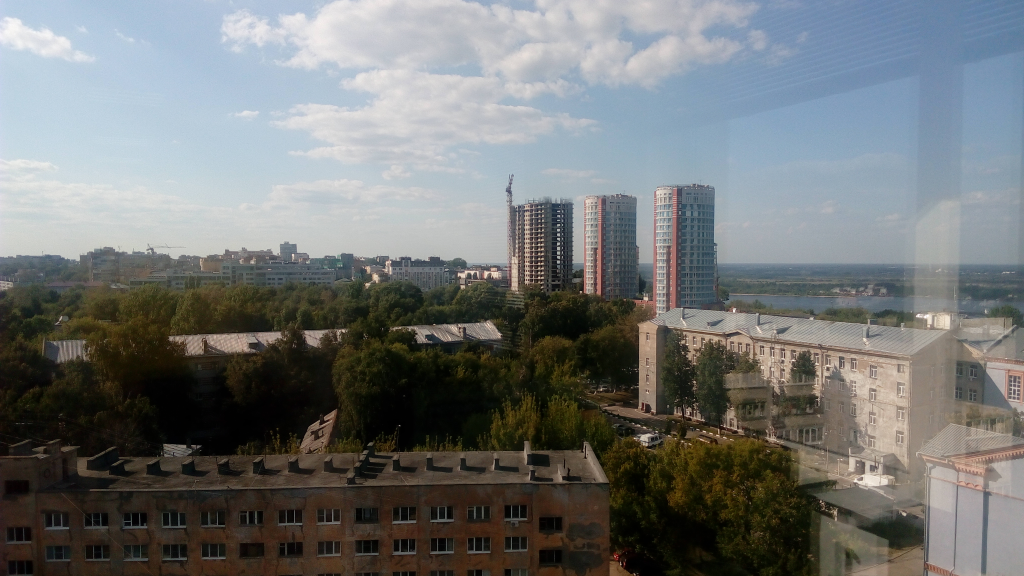
#> input picture Computer Vision_Practice/data/0.jpg, 4096 x 2304 px, given in place of the camera (shown at 1/4 size)
$ jupyter execute --allow-errors lecture5_practice.ipynb   (older library calls are emulated)
#> lines starting #> are read from the running program, lines starting #| are printed output that depends on the picture; after the words box and inside, x2 and y2 are one past the last pixel; in counts of white or black regions, pixels touching at a corner belong together; long printed decimals are rounded
[cell 1]
# p97 Binarization using Otsu algorithm
import cv2
import matplotlib.pyplot as plt

image = cv2.imread('Lena.png', cv2.IMREAD_GRAYSCALE)
otsu_thr, otsu_mask = cv2.threshold(image, -1, 255, cv2.THRESH_BINARY | cv2.THRESH_OTSU)
#> otsu_thr = 0
print('Estimated threshold (Otsu):', otsu_thr)
#| Estimated threshold (Otsu): 0.0

plt.figure(figsize=(6, 3))
plt.subplot(121)
plt.axis('off')
plt.title('original')
#> (the rest of this cell did not finish here and is left out)

[cell 2]
# p98 Finding external and internal contours
import cv2
import numpy as np
import matplotlib.pyplot as plt

image = cv2.imread('Lena.png', cv2.IMREAD_GRAYSCALE)
_, image = cv2.threshold(image, -1, 255, cv2.THRESH_BINARY | cv2.THRESH_OTSU)

contours, hierarchy = cv2.findContours(image, cv2.RETR_CCOMP, cv2.CHAIN_APPROX_SIMPLE)
#> contours = []

#> (the rest of this cell did not finish here and is left out)

[cell 3]
# p99 Extracting connected component
import cv2
import numpy as np
import matplotlib.pyplot as plt

img = cv2.imread('Lena.png', cv2.IMREAD_GRAYSCALE)
_, bw = cv2.threshold(img, -1, 255, cv2.THRESH_BINARY | cv2.THRESH_OTSU)

connectivity = 8
num_labels, labelmap = cv2.connectedComponents(bw, connectivity, cv2.CV_32S)
#> num_labels = 1; labelmap = None
#> (the rest of this cell did not finish here and is left out)

[cell 4]
# p100 Fitting lines and circles
import cv2
import numpy as np
import random
import matplotlib.pyplot as plt

img = np.full((512, 512, 3), 255, np.uint8)

axes = (int(256 * random.uniform(0, 1)), int(256 * random.uniform(0, 1)))
angle = int(180 * random.uniform(0, 1))
center = (256, 256)

pts = cv2.ellipse2Poly(center, axes, angle, 0, 360, 1)
pts += np.random.uniform(-10, 10, pts.shape).astype(np.int32)

cv2.ellipse(img, center, axes, angle, 0, 360, (0, 255, 0), 3)
for pt in pts:
    cv2.circle(img, (int(pt[0]), int(pt[1])), 3, (0, 0, 255), -1)
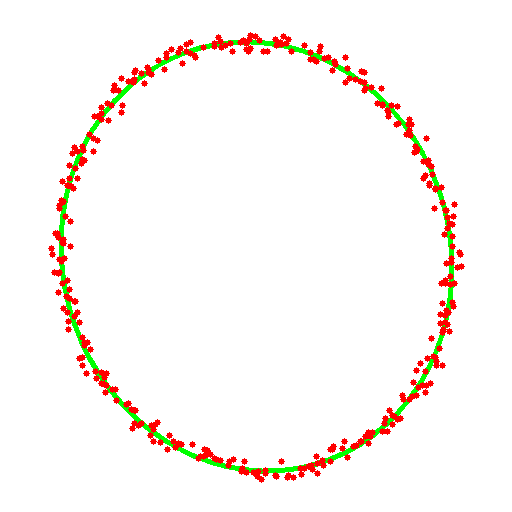
#> img: shape (512, 512, 3); mean of channels 0, 1, 2 242.7, 246.4, 251.3; drawn as B, G, R

ellipse = cv2.fitEllipse(pts)
#> ellipse = ((255.8, 255.5), (388.4, 432.7), 164)
cv2.ellipse(img, ellipse, (0, 0, 0), 3)
#> img: shape (512, 512, 3); 2.42% of pixels changed, all inside (x1, y1, x2, y2) = (58, 39, 455, 473)

img2 = np.full((512, 512, 3), 255, np.uint8)
pts = np.arange(512).reshape(-1, 1)
pts = np.hstack((pts, pts))
pts += np.random.uniform(-10, 10, pts.shape).astype(np.int32)
cv2.line(img2, (0, 0), (512, 512), (0, 255, 0), 3)
for pt in pts:
    cv2.circle(img2, (int(pt[0]), int(pt[1])), 3, (0, 0, 255), -1)
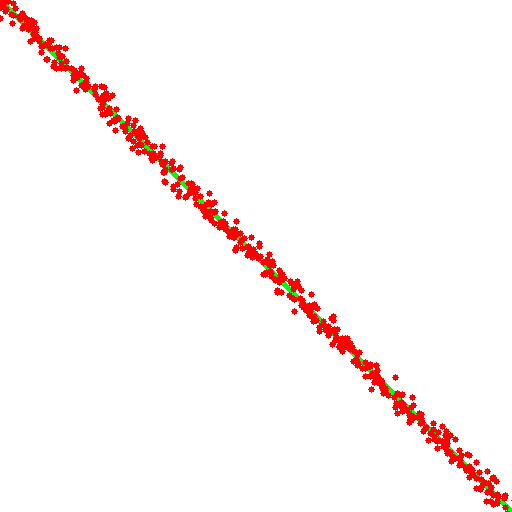
#> img2: shape (512, 512, 3); mean of channels 0, 1, 2 245, 245.8, 254.2; drawn as B, G, R

# fitLine 반환값은 (1,) 배열이므로 스칼라로 변환
vx, vy, x, y = cv2.fitLine(pts, cv2.DIST_L2, 0, 0.01, 0.01).flatten()
#> vx = 0.707; vy = 0.708; x = 255.7; y = 255.8
y0 = int(y - x * vy / vx)
#> y0 = 0
y1 = int((512 - x) * vy / vx + y)
#> y1 = 512
cv2.line(img2, (0, y0), (512, y1), (0, 0, 0), 3)
#> img2: shape (512, 512, 3); 1.36% of pixels changed, all inside (x1, y1, x2, y2) = (0, 0, 512, 512)

plt.figure(figsize=(10, 4))
plt.subplot(121)
plt.axis('off')
plt.title('Fit ellipse')
plt.imshow(cv2.cvtColor(img, cv2.COLOR_BGR2RGB))
plt.subplot(122)
plt.axis('off')
plt.title('Fit line')
plt.imshow(cv2.cvtColor(img2, cv2.COLOR_BGR2RGB))
plt.tight_layout()
plt.show()

[cell 5]
# p101 Calculating image moments
import cv2
import numpy as np

image = np.zeros((480, 640), np.uint8)
cv2.ellipse(image, (320, 240), (200, 100), 0, 0, 360, 255, -1)
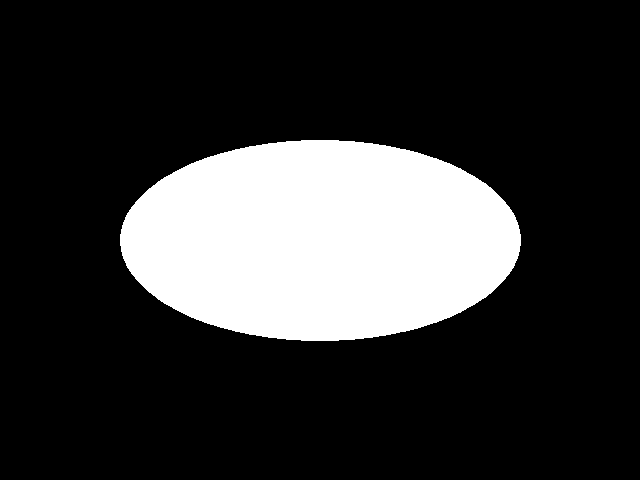
#> image: shape (480, 640); 20.6% white; 1 white region, box (x1, y1, x2, y2) and area: (120, 140, 521, 341) 63213

m = cv2.moments(image)
#> m = moments, m00 16119315, centre m10/m00, m01/m00 = (320, 240)
for name, val in m.items():
    print(name, '	', val)
#> this loop made 24 passes
#> (name, val) on passes 1 to 8: ('m00', 16119315), ('m10', 5.16e+09), ('m01', 3.87e+09), ('m20', 1.81e+12), ('m11', 1.24e+12), ('m02', 9.69e+11), ('m30', 6.83e+14), ('m21', 4.35e+14)
#> (printed output is left out)

print('Center X estimated:', m['m10'] / m['m00'])
#| Center X estimated: 319.995
print('Center Y estimated:', m['m01'] / m['m00'])
#| Center Y estimated: 239.999

[cell 6]
# p102 Working with curves
import cv2
import numpy as np
import matplotlib.pyplot as plt

img = cv2.imread('Lena.png', cv2.IMREAD_GRAYSCALE)
_, img = cv2.threshold(img, -1, 255, cv2.THRESH_BINARY | cv2.THRESH_OTSU)

contours, hierarchy = cv2.findContours(img, cv2.RETR_TREE, cv2.CHAIN_APPROX_SIMPLE)

#> (the rest of this cell did not finish here and is left out)

[cell 7]
# p103 Checking the location of points (non-interactive)
import cv2
import numpy as np
import matplotlib.pyplot as plt

img = cv2.imread('Lena.png', cv2.IMREAD_GRAYSCALE)
_, img = cv2.threshold(img, -1, 255, cv2.THRESH_BINARY | cv2.THRESH_OTSU)
contours, hierarchy = cv2.findContours(img, cv2.RETR_TREE, cv2.CHAIN_APPROX_SIMPLE)

#> (the rest of this cell did not finish here and is left out)

[cell 8]
# p104 Computing distance to 2d point set
import cv2
import numpy as np
import matplotlib.pyplot as plt

image = np.full((480, 640), 255, np.uint8)
cv2.circle(image, (320, 240), 100, 0, -1)
#> image: shape (480, 640); 89.8% white; 1 black region, box (x1, y1, x2, y2) and area: (220, 140, 421, 341) 31417

distmap = cv2.distanceTransform(image, cv2.DIST_L2, cv2.DIST_MASK_PRECISE)

plt.figure(figsize=(6, 4))
plt.imshow(distmap, cmap='gray')
plt.axis('off')
plt.show()

[cell 9]
# p105 Practice (Integrated): Otsu + External/Internal Contour + Connected Components + Distance Transform
import cv2
import numpy as np
import random
from pathlib import Path

# Try local video path first; if not found, fall back to webcam (0)
VIDEO_PATH = Path(r"C:\Users\admin\Desktop\VSCode\dataset\input.mp4")
cap = cv2.VideoCapture(str(VIDEO_PATH) if VIDEO_PATH.exists() else 0)

if not cap.isOpened():
    raise RuntimeError(f"Cannot open video source. Check file path: {VIDEO_PATH}")

print("[Keys] space: reshuffle 5 components, q or ESC: quit")

selected_labels = []
selected_colors = {}

# Show in a larger resizable window for readability
WIN_NAME = "p105 practice"
cv2.namedWindow(WIN_NAME, cv2.WINDOW_NORMAL)
cv2.resizeWindow(WIN_NAME, 1200, 700)


def put_text_box(img, text, org, scale=0.7, fg=(255, 255, 255), bg=(20, 20, 20), thickness=2):
    """High-contrast text box for readability"""
    (tw, th), baseline = cv2.getTextSize(text, cv2.FONT_HERSHEY_SIMPLEX, scale, thickness)
    x, y = org
    cv2.rectangle(img, (x - 6, y - th - 8), (x + tw + 8, y + baseline + 6), bg, -1)
    cv2.putText(img, text, (x, y), cv2.FONT_HERSHEY_SIMPLEX, scale, (0, 0, 0), thickness + 2, cv2.LINE_AA)
    cv2.putText(img, text, (x, y), cv2.FONT_HERSHEY_SIMPLEX, scale, fg, thickness, cv2.LINE_AA)


def pick_labels_and_colors(valid_labels, k=5):
    picked = random.sample(valid_labels, min(k, len(valid_labels))) if valid_labels else []
    colors = {
        lb: (random.randint(70, 255), random.randint(70, 255), random.randint(70, 255))
        for lb in picked
    }
    return picked, colors


while True:
    ret, frame = cap.read()
#> frame is the input picture: shape (2304, 4096, 3); mean B, G, R 116.1, 116.4, 113.8
    if not ret:
        # If file video reaches the end, rewind to frame 0
        cap.set(cv2.CAP_PROP_POS_FRAMES, 0)
        ret, frame = cap.read()
        if not ret:
            break

    # Keep quality/speed balanced by downscaling very large frames
    h0, w0 = frame.shape[:2]
    max_w = 960
    if w0 > max_w:
        scale = max_w / w0
        frame = cv2.resize(frame, (int(w0 * scale), int(h0 * scale)), interpolation=cv2.INTER_AREA)
#> frame: shape (540, 960, 3)

    gray = cv2.cvtColor(frame, cv2.COLOR_BGR2GRAY)

    # 1) Otsu thresholding
    _, bw = cv2.threshold(gray, -1, 255, cv2.THRESH_BINARY | cv2.THRESH_OTSU)
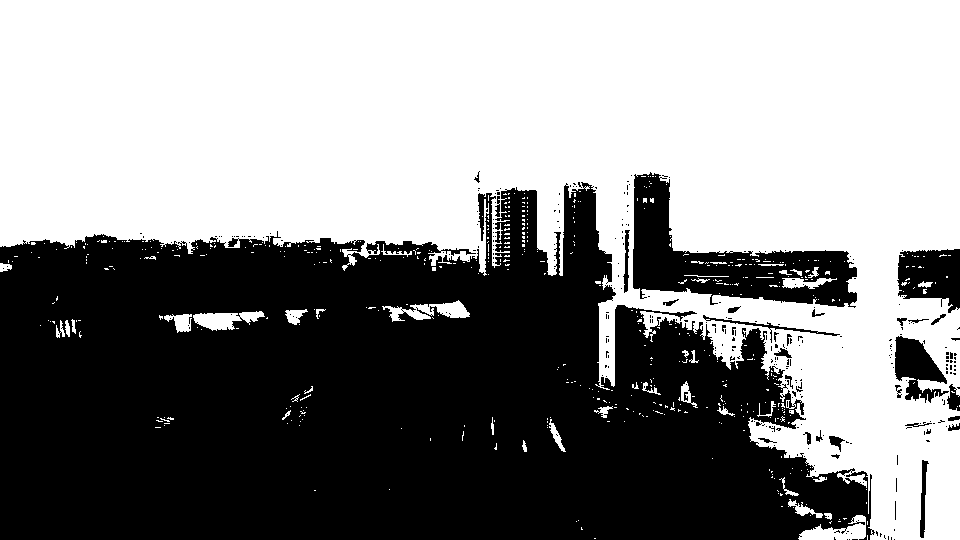
#> bw: shape (540, 960); 54.1% white; 307 black regions (277 under 20 px)

    # 2) External/Internal contour
    contours, hierarchy = cv2.findContours(bw, cv2.RETR_CCOMP, cv2.CHAIN_APPROX_SIMPLE)
#> contours = 930 contours, 862 with area under 20; largest, box (x1, y1, x2, y2) and area: (0, 0, 960, 540) 288070, (632, 171, 858, 309) 13135, (894, 335, 950, 404) 2106, (798, 515, 866, 540) 790, (382, 300, 470, 322) 744
    ext_mask = np.zeros_like(gray)
    int_mask = np.zeros_like(gray)

    if hierarchy is not None and len(contours) > 0:
        for i in range(len(contours)):
            if hierarchy[0][i][3] == -1:
                cv2.drawContours(ext_mask, contours, i, 255, -1)
            else:
                cv2.drawContours(int_mask, contours, i, 255, -1)
#> ext_mask: shape (540, 960); 57.3% white; 15 black regions (10 under 20 px), largest, box (x1, y1, x2, y2) and area: (0, 182, 872, 540) 217919, (897, 249, 960, 313) 2876, (947, 384, 960, 411) 215, (948, 423, 960, 431) 51, (948, 416, 960, 421) 44
#> int_mask: shape (540, 960); 4.3% white; 184 white regions (129 under 20 px), largest, box (x1, y1, x2, y2) and area: (630, 171, 858, 309) 13664, (890, 333, 950, 404) 2296, (702, 314, 843, 370) 1112

    # 3) Connected components (reshuffle random 5 on space key)
    nlabels, labelmap, stats, _ = cv2.connectedComponentsWithStats(bw, 8, cv2.CV_32S)
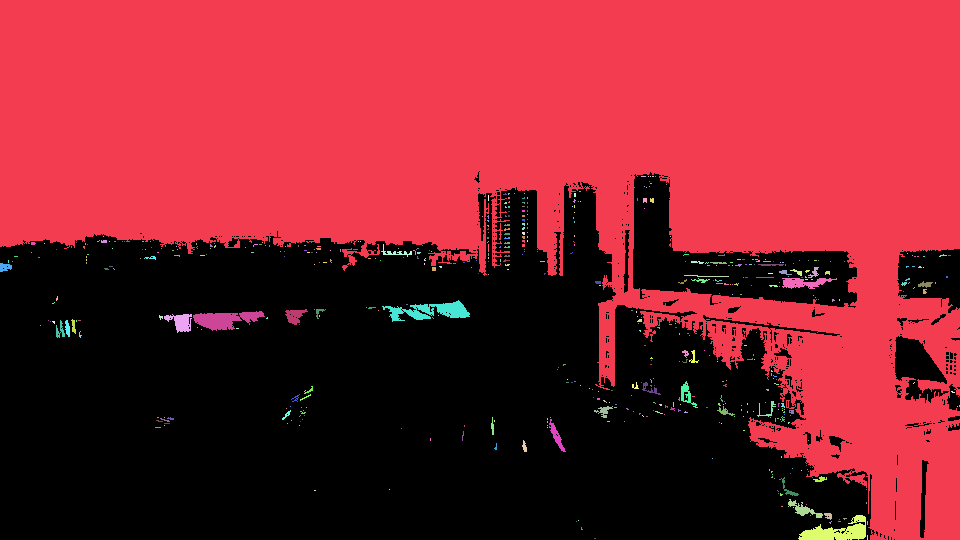
#> labelmap: shape (540, 960) int32; 531 distinct labels, from 0 to 530; one colour per label, 0 black
#> nlabels = 531; stats = 531 rows, first 6: [0, 171, 960, 369, 237868], [0, 0, 960, 540, 273526], [641, 176, 5, 1, 5], [648, 176, 1, 1, 1], [650, 176, 1, 1, 1], [652, 176, 2, 1, 2]
    valid_labels = [i for i in range(1, nlabels) if stats[i, cv2.CC_STAT_AREA] > 80]
#> valid_labels = [1, 106, 261, 293, 298, 301, 306, 365, 417, 462, 513, 520]

    # Initialize selection once, then keep stable until user presses space
    if (not selected_labels) and valid_labels:
        selected_labels, selected_colors = pick_labels_and_colors(valid_labels, k=5)
#> in pick_labels_and_colors, `picked = random.sample(valid_labels, min(k, len(valid_labels))) if val..`: picked = [298, 417, 365, 306, 520]
#> in pick_labels_and_colors, `colors = { lb: (random.randint(70, 255), random.randint(70, 255), rand..`: colors = {298: (192, 161, 219), 417: (125, 199, 105), 365: (142, 105, 94), 306: (228, 134, 206), 520: (250, 224, 107)}
#> selected_labels = [298, 417, 365, 306, 520]; selected_colors has the same summary as colors in pick_labels_and_colors

    # Drop labels that disappeared in current frame
    selected_labels = [lb for lb in selected_labels if lb in valid_labels]
    selected_colors = {lb: selected_colors[lb] for lb in selected_labels if lb in selected_colors}

    comp_vis = np.zeros((bw.shape[0], bw.shape[1], 3), dtype=np.uint8)
    for lb in selected_labels:
        comp_vis[labelmap == lb] = selected_colors.get(lb, (0, 255, 255))
#> this loop made 5 passes
#> lb on passes 1 to 5: 298, 417, 365, 306, 520
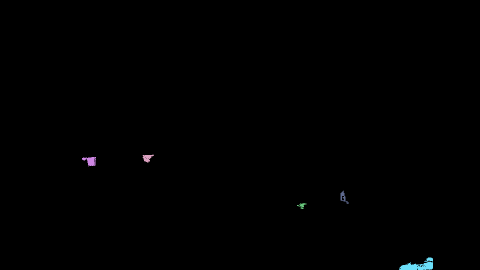
#> comp_vis: shape (540, 960, 3) (shown at 1/2 size); mean of channels 0, 1, 2 0.7, 0.6, 0.4; drawn as B, G, R

    # 4) Distance transform
    dist = cv2.distanceTransform(255 - bw, cv2.DIST_L2, cv2.DIST_MASK_PRECISE)
    dist_norm = cv2.normalize(dist, None, 0, 255, cv2.NORM_MINMAX).astype(np.uint8)
    dist_vis = cv2.applyColorMap(dist_norm, cv2.COLORMAP_TURBO)
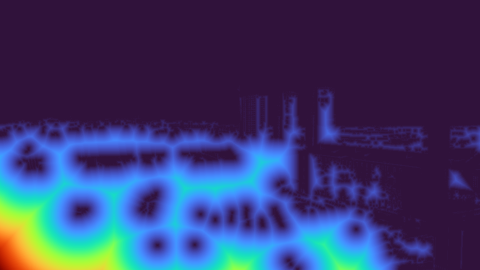
#> dist_vis: shape (540, 960, 3) (shown at 1/2 size); mean B, G, R 107.3, 59.3, 56.8

    # Build tiled visualization
    tl = cv2.cvtColor(bw, cv2.COLOR_GRAY2BGR)
#> tl: shape (540, 960, 3); 54.1% white; 307 black regions (277 under 20 px), largest, box (x1, y1, x2, y2) and area: (0, 182, 875, 540) 218213, (633, 172, 857, 308) 11793, (897, 249, 960, 313) 2886
    tr = cv2.cvtColor(ext_mask, cv2.COLOR_GRAY2BGR)
    bl = cv2.cvtColor(int_mask, cv2.COLOR_GRAY2BGR)
    br = comp_vis

    # Add title bar to each tile
    put_text_box(tl, "Otsu Binary", (12, 30), fg=(255, 255, 255), bg=(45, 80, 140))
#> in put_text_box, `(tw, th), baseline = cv2.getTextSize(text, cv2.FONT_HERSHEY_SIMPLEX, s..`: tw = 129; th = 16; baseline = 7
    put_text_box(tr, "External Contour", (12, 30), fg=(255, 255, 255), bg=(65, 110, 60))
    put_text_box(bl, "Internal Contour", (12, 30), fg=(255, 255, 255), bg=(130, 80, 45))
    put_text_box(br, "Random 5 Components", (12, 30), fg=(255, 255, 255), bg=(95, 45, 110))

    # Insert small gaps to separate tiles visually
    gap = 8
    h, w = tl.shape[:2]
    vgap = np.full((h, gap, 3), 20, dtype=np.uint8)
    hgap = np.full((gap, w * 2 + gap, 3), 20, dtype=np.uint8)
    top = np.hstack((tl, vgap, tr))
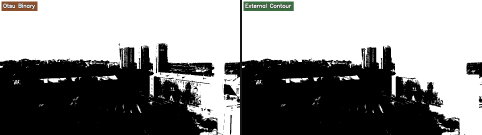
#> top: shape (540, 1928, 3) (shown at 1/4 size); mean B, G, R 139.5, 139.9, 139.8
    bottom = np.hstack((bl, vgap, br))
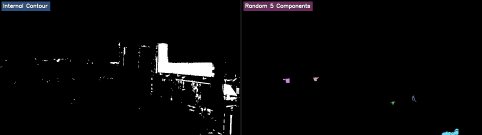
#> bottom: shape (540, 1928, 3) (shown at 1/4 size); mean B, G, R 8.1, 7.5, 7.7
    panel = np.vstack((top, hgap, bottom))

    # Overlay distance transform thumbnail on top-left
    dist_w = max(220, panel.shape[1] // 4)
    dist_h = int(dist_w * dist_vis.shape[0] / dist_vis.shape[1])
    dist_small = cv2.resize(dist_vis, (dist_w, dist_h), interpolation=cv2.INTER_LINEAR)

    y0, x0 = 14, 14
    y1, x1 = y0 + dist_h, x0 + dist_w
    cv2.rectangle(panel, (x0 - 3, y0 - 3), (x1 + 3, y1 + 34), (10, 10, 10), -1)
    panel[y0:y1, x0:x1] = dist_small
    put_text_box(panel, "Distance Transform", (x0 + 6, y1 + 24), scale=0.62, fg=(255, 255, 255), bg=(15, 15, 15))

    # Bottom status bar
    status = f"components: {len(valid_labels)} | selected: {len(selected_labels)} | space: reshuffle | q/ESC: quit"
    cv2.rectangle(panel, (0, panel.shape[0] - 38), (panel.shape[1], panel.shape[0]), (0, 0, 0), -1)
    cv2.putText(panel, status, (12, panel.shape[0] - 12), cv2.FONT_HERSHEY_SIMPLEX, 0.62, (240, 240, 240), 2, cv2.LINE_AA)

    # Fit final panel to a moderate display size
    max_disp_w, max_disp_h = 1200, 700
    ph, pw = panel.shape[:2]
    scale_disp = min(max_disp_w / pw, max_disp_h / ph, 1.0)
    if scale_disp < 1.0:
        show_panel = cv2.resize(panel, (int(pw * scale_disp), int(ph * scale_disp)), interpolation=cv2.INTER_AREA)
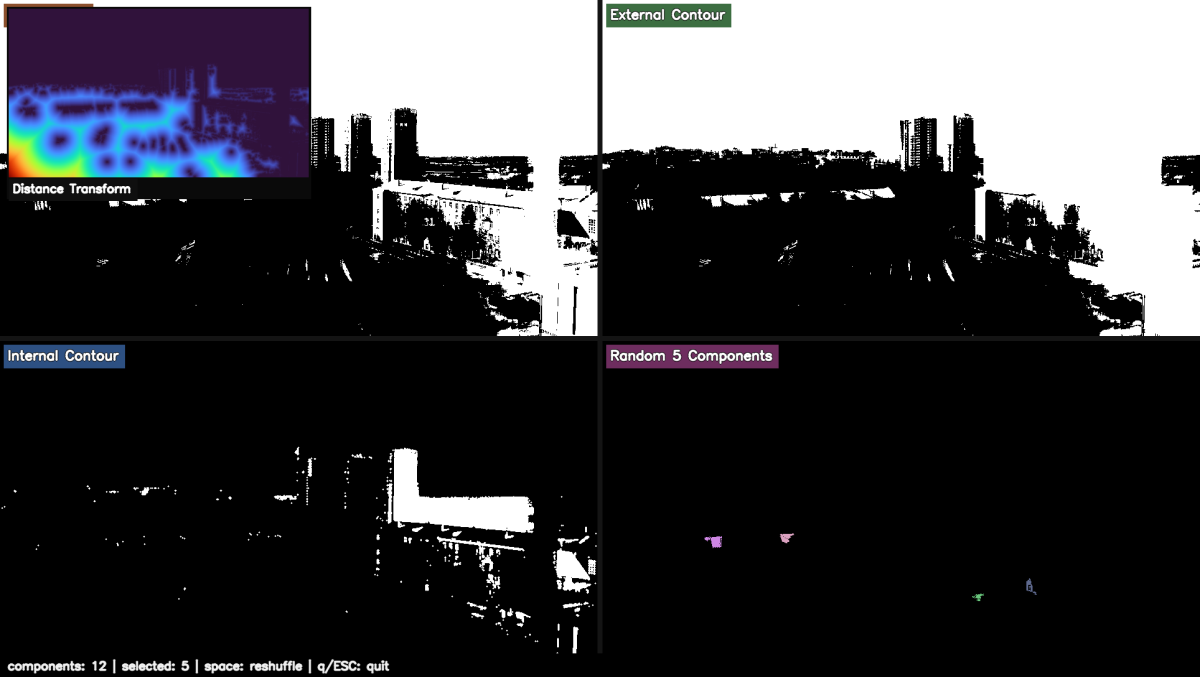
#> show_panel: shape (677, 1200, 3); mean B, G, R 67.1, 63.9, 63.8
    else:
        show_panel = panel

    cv2.imshow(WIN_NAME, show_panel)
    key = cv2.waitKey(1) & 0xFF
#> (key q is pressed here)

    if key == ord(' '):
        selected_labels, selected_colors = pick_labels_and_colors(valid_labels, k=5)
    elif key in (27, ord('q')):
        break

cap.release()
cv2.destroyAllWindows()
